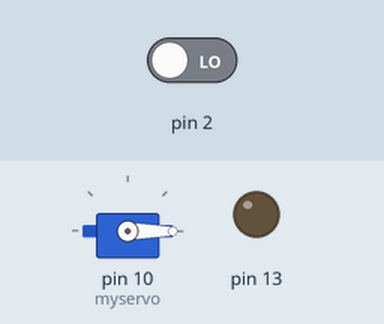
A sketch run on a simulated Arduino Uno, built with avr-gcc and run on an emulated ATmega328P. Parts: servo, output pins drawn as LEDs (lit = HIGH). The inputs (shaded band) are chosen by the test bench; at power-on: pin 2 LOW.

Above: at 1.2 s.
1.3 s: pin 2 driven HIGH
At 2.5 s:
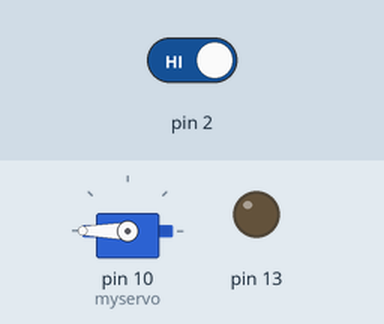
2.8 s: pin 2 driven LOW
At 3.3 s:
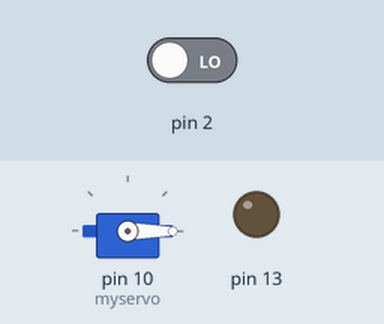
Timing chart, 0 to 5.8 s (numbered marks = the images above; inputs shaded):
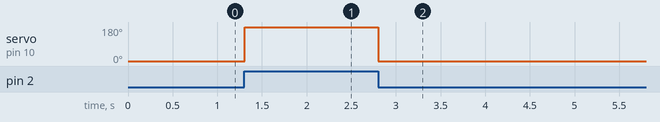

The sketch:

._If_button_is_pressed_servo_will_rotate_180_and_return_to_0.ino
```cpp
#include<Servo.h>
int buttonState = 0;
Servo myservo;
int val;
void setup()
{
  pinMode(2, INPUT);
  pinMode(13, OUTPUT);
  myservo.attach(10);
}

void loop()
{
  int buttonState = digitalRead(2);
  if (buttonState == HIGH) {
    val=180;
  } else {
    val=0;
  }
  myservo.write(val);
  delay(10);
}
```

Measured:
- after the input at 1.3 s, servo on pin 10 (myservo): 0° → 180° at once
- after the input at 2.8 s, servo on pin 10 (myservo): 180° → 0° at once
